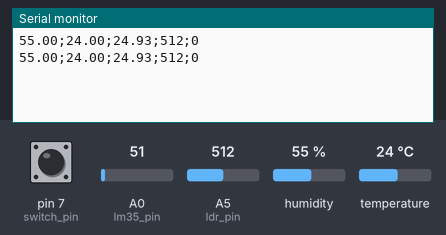
This sketch was run on a simulated Arduino Uno, built with avr-gcc and run on an emulated ATmega328P. Shown: the last lines printed to the serial monitor. The test bench sets the inputs (shaded band); at power-on: humidity 55 %, A0 (lm35_pin) = 51, A5 (ldr_pin) = 512, pin 7 (switch_pin) HIGH, temperature 24 °C.

Above: at 1.8 s.
1.9 s: humidity set to 22 %
At 3.3 s:
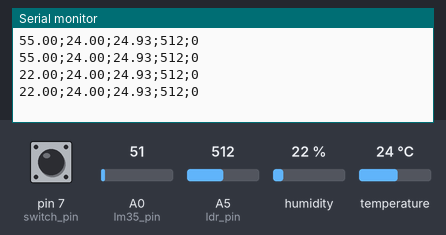
3.4 s: A0 (lm35_pin) set to 61
At 4.7 s:
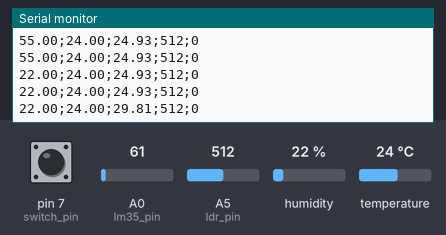
4.9 s: A5 (ldr_pin) set to 716
At 5.8 s:
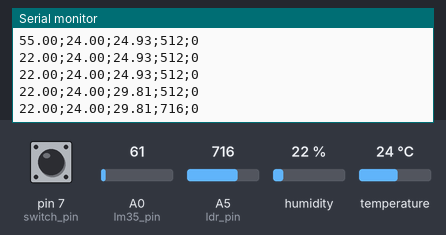
6.4 s: pin 7 (switch_pin) pulled LOW for 1.25 s
At 7.9 s:
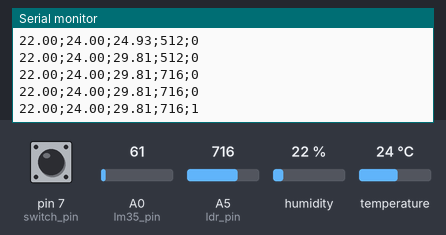
9.1 s: temperature set to 12 °C
At 9.6 s:
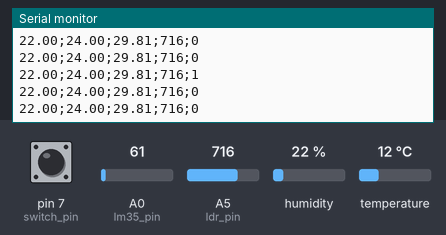
10.6 s: A0 (lm35_pin) set to 71
At 12.0 s:
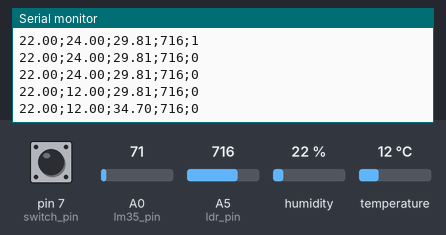
Timing chart, 0 to 13.1 s (numbered marks = the images above; inputs shaded):
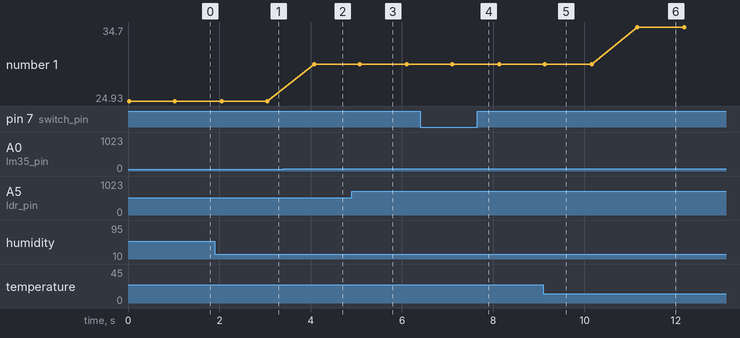

Measured:
- after the input at 1.9 s, the serial monitor: prints a new line after 0.15 s (image 1)
- after the input at 3.4 s, the serial monitor: prints a new line after 0.68 s (image 2)
- after the input at 4.9 s, the serial monitor: prints a new line after 0.18 s (image 3)
- after the input at 6.4 s, the serial monitor: prints a new line after 0.71 s (image 4)
- after the input at 10.6 s, the serial monitor: prints a new line after 0.56 s (image 6)
- plotted number 1: 24.93 → 29.81 after the input at 3.4 s, 29.81 → 34.7 after the input at 10.6 s

The sketch:

Todos_Sensores.ino
```cpp
#include "DHT.h"
#define dht_type DHT11 //define qual o tipo de sensor DHTxx que se está utilizando


/**
 * Configurações iniciais sobre os sensores
 * DHT11, LM35, LDR5 e TCRT5000
 */

int dht_pin = A2;
DHT dht_1 = DHT(dht_pin, dht_type); //pode-se configurar diversos sensores DHTxx

int lm35_pin = A0, leitura_lm35 = 0;
float temperatura;

int ldr_pin = A5, leitura_ldr = 0;

int switch_pin = 7;

void setup()
{
  Serial.begin(9600);
  dht_1.begin();
  pinMode(switch_pin, INPUT);
}

void loop()
{
  /**
   * Bloco do DHT11
   */
  float umidade = dht_1.readHumidity();
  float temperatura = dht_1.readTemperature();
  if (isnan(temperatura) or isnan(umidade))
  {
    Serial.println("Erro ao ler o DHT");
  }
  else
  {
    Serial.print(umidade);
    Serial.print(";");
    Serial.print(temperatura);
    Serial.print(";");
   }
  /**
   * Bloco do LM35
   */
  leitura_lm35 = analogRead(lm35_pin);
  temperatura = leitura_lm35 * (5.0/1023) * 100;
  Serial.print(temperatura);
  Serial.print(";");

  /**
   * Bloco do LDR5
   */
  leitura_ldr = analogRead(ldr_pin);
  Serial.print(leitura_ldr);
  Serial.print(";");

  /**
   * Bloco do TCRT5000
   */
  if(digitalRead(switch_pin) == LOW){
    Serial.println(1);
  }
  else {
    Serial.println(0);
  }
 delay(1000);
}
```
